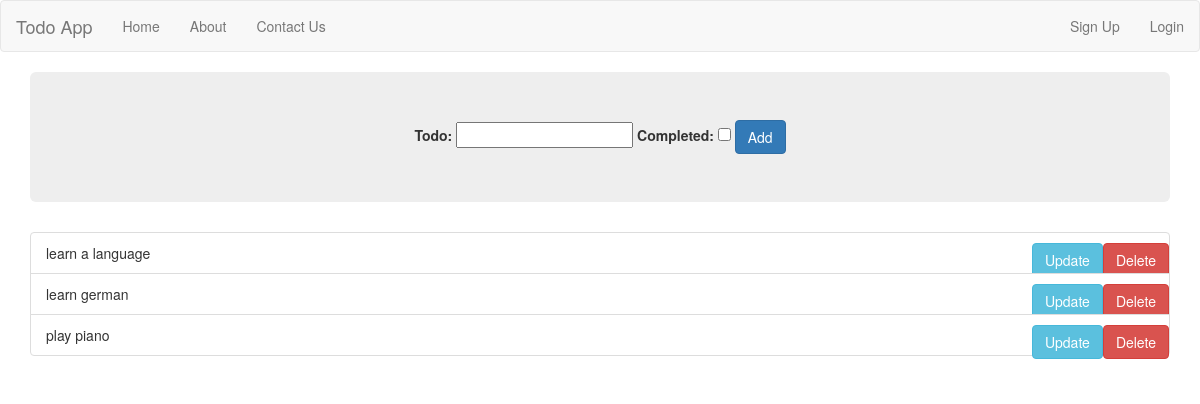
The page / on the database its author committed.
### todos/models.py (models this page shows)
class Todo(models.Model):
	todo = models.CharField(max_length=100);
	complated = models.BooleanField(default=False)
	date_posted = models.DateTimeField(auto_now_add=True)
	date_updated = models.DateTimeField(auto_now=True)
	def __str__(self):
		return f"{self.todo}"

### todos/views.py (the view, shortened to what this page needs)
# urls.py: 2. Add a URL to urlpatterns:  path('', views.home, name='home')
def home(request):
	form = TodoForm()
	todos = Todo.objects.all()
	context = {
	  'form': form,
	  'todos': todos
	}
	return render(request, 'todos/home.html', context)

### todos/forms.py
class TodoForm(forms.Form):
    todo = forms.CharField(max_length=100)
    completed = forms.BooleanField(required=False)

### todos/templates/todos/home.html (shortened to what this page needs)
{% extends 'todos/layout.html' %}
{% block content %}
    <div class="jumbotron text-center">
      <form action="" method="post">
         {{ form.as_table }}
         <input type="submit" value="Add" class="btn btn-primary">
      </form>
   </div>
     <ul class="list-group">
      {% for todo in todos %}
         <li class="list-group-item">{{ todo }}  <a href="{% url 'todo-delete' id=todo.id %}" class="btn btn-danger navbar-right">Delete</a><a href="{% url 'todo-update' id=todo.id %}" class="btn btn-info navbar-right">Update</a></li>
      {% endfor %}
     </ul>
{% endblock %}

### rows shown on the page
Todo: todo "learn a language"
Todo: todo "learn german"
Todo: todo "play piano"
